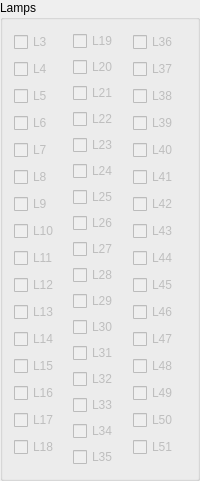
          <widget class="QGroupBox" name="groupBox_20">
           <property name="title">
            <string>Lamps</string>
           </property>
           <layout class="QHBoxLayout" name="horizontalLayout_7">
            <item>
             <layout class="QVBoxLayout" name="verticalLayout">
              <item>
               <widget class="QCheckBox" name="checkBox_lamp_03">
                <property name="enabled">
                 <bool>false</bool>
                </property>
                <property name="text">
                 <string>L3</string>
                </property>
                <property name="checkable">
                 <bool>true</bool>
                </property>
               </widget>
              </item>
              <item>
               <widget class="QCheckBox" name="checkBox_lamp_04">
                <property name="enabled">
                 <bool>false</bool>
                </property>
                <property name="text">
                 <string>L4</string>
                </property>
                <property name="checkable">
                 <bool>true</bool>
                </property>
               </widget>
              </item>
              <item>
               <widget class="QCheckBox" name="checkBox_lamp_05">
                <property name="enabled">
                 <bool>false</bool>
                </property>
                <property name="text">
                 <string>L5</string>
                </property>
                <property name="checkable">
                 <bool>true</bool>
                </property>
               </widget>
              </item>
              <item>
               <widget class="QCheckBox" name="checkBox_lamp_06">
                <property name="enabled">
                 <bool>false</bool>
                </property>
                <property name="text">
                 <string>L6</string>
                </property>
                <property name="checkable">
                 <bool>true</bool>
                </property>
               </widget>
              </item>
              <item>
               <widget class="QCheckBox" name="checkBox_lamp_07">
                <property name="enabled">
                 <bool>false</bool>
                </property>
                <property name="text">
                 <string>L7</string>
                </property>
                <property name="checkable">
                 <bool>true</bool>
                </property>
               </widget>
              </item>
              <item>
               <widget class="QCheckBox" name="checkBox_lamp_08">
                <property name="enabled">
                 <bool>false</bool>
                </property>
                <property name="text">
                 <string>L8</string>
                </property>
                <property name="checkable">
                 <bool>true</bool>
                </property>
               </widget>
              </item>
              <item>
               <widget class="QCheckBox" name="checkBox_lamp_09">
                <property name="enabled">
                 <bool>false</bool>
                </property>
                <property name="text">
                 <string>L9</string>
                </property>
                <property name="checkable">
                 <bool>true</bool>
                </property>
               </widget>
              </item>
              <item>
               <widget class="QCheckBox" name="checkBox_lamp_10">
                <property name="enabled">
                 <bool>false</bool>
                </property>
                <property name="text">
                 <string>L10</string>
                </property>
                <property name="checkable">
                 <bool>true</bool>
                </property>
               </widget>
              </item>
              <item>
               <widget class="QCheckBox" name="checkBox_lamp_11">
                <property name="enabled">
                 <bool>false</bool>
                </property>
                <property name="text">
                 <string>L11</string>
                </property>
                <property name="checkable">
                 <bool>true</bool>
                </property>
               </widget>
              </item>
              <item>
               <widget class="QCheckBox" name="checkBox_lamp_12">
                <property name="enabled">
                 <bool>false</bool>
                </property>
                <property name="text">
                 <string>L12</string>
                </property>
                <property name="checkable">
                 <bool>true</bool>
                </property>
               </widget>
              </item>
              <item>
               <widget class="QCheckBox" name="checkBox_lamp_13">
                <property name="enabled">
                 <bool>false</bool>
                </property>
                <property name="text">
                 <string>L13</string>
                </property>
                <property name="checkable">
                 <bool>true</bool>
                </property>
               </widget>
              </item>
              <item>
               <widget class="QCheckBox" name="checkBox_lamp_14">
                <property name="enabled">
                 <bool>false</bool>
                </property>
                <property name="text">
                 <string>L14</string>
                </property>
                <property name="checkable">
                 <bool>true</bool>
                </property>
               </widget>
              </item>
              <item>
               <widget class="QCheckBox" name="checkBox_lamp_15">
                <property name="enabled">
                 <bool>false</bool>
                </property>
                <property name="text">
                 <string>L15</string>
                </property>
                <property name="checkable">
                 <bool>true</bool>
                </property>
               </widget>
              </item>
              <item>
               <widget class="QCheckBox" name="checkBox_lamp_16">
                <property name="enabled">
                 <bool>false</bool>
                </property>
                <property name="text">
                 <string>L16</string>
                </property>
                <property name="checkable">
                 <bool>true</bool>
                </property>
               </widget>
              </item>
              <item>
               <widget class="QCheckBox" name="checkBox_lamp_17">
                <property name="enabled">
                 <bool>false</bool>
                </property>
                <property name="text">
                 <string>L17</string>
                </property>
                <property name="checkable">
                 <bool>true</bool>
                </property>
               </widget>
              </item>
              <item>
               <widget class="QCheckBox" name="checkBox_lamp_18">
                <property name="enabled">
                 <bool>false</bool>
                </property>
                <property name="text">
                 <string>L18</string>
                </property>
                <property name="checkable">
                 <bool>true</bool>
                </property>
               </widget>
              </item>
             </layout>
            </item>
            <item>
             <layout class="QVBoxLayout" name="verticalLayout_12">
              <item>
               <widget class="QCheckBox" name="checkBox_lamp_19">
                <property name="enabled">
                 <bool>false</bool>
                </property>
                <property name="text">
                 <string>L19</string>
                </property>
                <property name="checkable">
                 <bool>true</bool>
                </property>
               </widget>
              </item>
              <item>
               <widget class="QCheckBox" name="checkBox_lamp_20">
                <property name="enabled">
                 <bool>false</bool>
                </property>
                <property name="text">
                 <string>L20</string>
                </property>
                <property name="checkable">
                 <bool>true</bool>
                </property>
               </widget>
              </item>
              <item>
               <widget class="QCheckBox" name="checkBox_lamp_21">
                <property name="enabled">
                 <bool>false</bool>
                </property>
                <property name="text">
                 <string>L21</string>
                </property>
                <property name="checkable">
                 <bool>true</bool>
                </property>
               </widget>
              </item>
              <item>
               <widget class="QCheckBox" name="checkBox_lamp_22">
                <property name="enabled">
                 <bool>false</bool>
                </property>
                <property name="text">
                 <string>L22</string>
                </property>
                <property name="checkable">
                 <bool>true</bool>
                </property>
               </widget>
              </item>
              <item>
               <widget class="QCheckBox" name="checkBox_lamp_23">
                <property name="enabled">
                 <bool>false</bool>
                </property>
                <property name="text">
                 <string>L23</string>
                </property>
                <property name="checkable">
                 <bool>true</bool>
                </property>
               </widget>
              </item>
              <item>
               <widget class="QCheckBox" name="checkBox_lamp_24">
                <property name="enabled">
                 <bool>false</bool>
                </property>
                <property name="text">
                 <string>L24</string>
                </property>
                <property name="checkable">
                 <bool>true</bool>
                </property>
               </widget>
              </item>
              <item>
               <widget class="QCheckBox" name="checkBox_lamp_25">
                <property name="enabled">
                 <bool>false</bool>
                </property>
                <property name="text">
                 <string>L25</string>
                </property>
                <property name="checkable">
                 <bool>true</bool>
                </property>
               </widget>
              </item>
              <item>
               <widget class="QCheckBox" name="checkBox_lamp_26">
                <property name="enabled">
                 <bool>false</bool>
                </property>
                <property name="text">
                 <string>L26</string>
                </property>
                <property name="checkable">
                 <bool>true</bool>
                </property>
               </widget>
              </item>
              <item>
               <widget class="QCheckBox" name="checkBox_lamp_27">
                <property name="enabled">
                 <bool>false</bool>
                </property>
                <property name="text">
                 <string>L27</string>
                </property>
                <property name="checkable">
                 <bool>true</bool>
                </property>
               </widget>
              </item>
              <item>
               <widget class="QCheckBox" name="checkBox_lamp_28">
                <property name="enabled">
                 <bool>false</bool>
                </property>
                <property name="text">
                 <string>L28</string>
                </property>
                <property name="checkable">
                 <bool>true</bool>
                </property>
               </widget>
              </item>
              <item>
               <widget class="QCheckBox" name="checkBox_lamp_29">
                <property name="enabled">
                 <bool>false</bool>
                </property>
                <property name="text">
                 <string>L29</string>
                </property>
                <property name="checkable">
                 <bool>true</bool>
                </property>
               </widget>
              </item>
              <item>
               <widget class="QCheckBox" name="checkBox_lamp_30">
                <property name="enabled">
                 <bool>false</bool>
                </property>
                <property name="text">
                 <string>L30</string>
                </property>
                <property name="checkable">
                 <bool>true</bool>
                </property>
               </widget>
              </item>
              <item>
               <widget class="QCheckBox" name="checkBox_lamp_31">
                <property name="enabled">
                 <bool>false</bool>
                </property>
                <property name="text">
                 <string>L31</string>
                </property>
                <property name="checkable">
                 <bool>true</bool>
                </property>
               </widget>
              </item>
              <item>
               <widget class="QCheckBox" name="checkBox_lamp_32">
                <property name="enabled">
                 <bool>false</bool>
                </property>
                <property name="text">
                 <string>L32</string>
                </property>
                <property name="checkable">
                 <bool>true</bool>
                </property>
               </widget>
              </item>
              <item>
               <widget class="QCheckBox" name="checkBox_lamp_33">
                <property name="enabled">
                 <bool>false</bool>
                </property>
                <property name="text">
                 <string>L33</string>
                </property>
                <property name="checkable">
                 <bool>true</bool>
                </property>
               </widget>
              </item>
              <item>
               <widget class="QCheckBox" name="checkBox_lamp_34">
                <property name="enabled">
                 <bool>false</bool>
                </property>
                <property name="text">
                 <string>L34</string>
                </property>
                <property name="checkable">
                 <bool>true</bool>
                </property>
               </widget>
              </item>
              <item>
               <widget class="QCheckBox" name="checkBox_lamp_35">
                <property name="enabled">
                 <bool>false</bool>
                </property>
                <property name="text">
                 <string>L35</string>
                </property>
                <property name="checkable">
                 <bool>true</bool>
                </property>
               </widget>
              </item>
             </layout>
            </item>
            <item>
             <layout class="QVBoxLayout" name="verticalLayout_13">
              <item>
               <widget class="QCheckBox" name="checkBox_lamp_36">
                <property name="enabled">
                 <bool>false</bool>
                </property>
                <property name="text">
                 <string>L36</string>
                </property>
                <property name="checkable">
                 <bool>true</bool>
                </property>
               </widget>
              </item>
              <item>
               <widget class="QCheckBox" name="checkBox_lamp_37">
                <property name="enabled">
                 <bool>false</bool>
                </property>
                <property name="text">
                 <string>L37</string>
                </property>
                <property name="checkable">
                 <bool>true</bool>
                </property>
               </widget>
              </item>
              <item>
               <widget class="QCheckBox" name="checkBox_lamp_38">
                <property name="enabled">
                 <bool>false</bool>
                </property>
                <property name="text">
                 <string>L38</string>
                </property>
                <property name="checkable">
                 <bool>true</bool>
                </property>
               </widget>
              </item>
              <item>
               <widget class="QCheckBox" name="checkBox_lamp_39">
                <property name="enabled">
                 <bool>false</bool>
                </property>
                <property name="text">
                 <string>L39</string>
                </property>
                <property name="checkable">
                 <bool>true</bool>
                </property>
               </widget>
              </item>
              <item>
               <widget class="QCheckBox" name="checkBox_lamp_40">
                <property name="enabled">
                 <bool>false</bool>
                </property>
                <property name="text">
                 <string>L40</string>
                </property>
                <property name="checkable">
                 <bool>true</bool>
                </property>
               </widget>
              </item>
              <item>
               <widget class="QCheckBox" name="checkBox_lamp_41">
                <property name="enabled">
                 <bool>false</bool>
                </property>
                <property name="text">
                 <string>L41</string>
                </property>
                <property name="checkable">
                 <bool>true</bool>
                </property>
               </widget>
              </item>
              <item>
               <widget class="QCheckBox" name="checkBox_lamp_42">
                <property name="enabled">
                 <bool>false</bool>
                </property>
                <property name="text">
                 <string>L42</string>
                </property>
                <property name="checkable">
                 <bool>true</bool>
                </property>
               </widget>
              </item>
              <item>
               <widget class="QCheckBox" name="checkBox_lamp_43">
                <property name="enabled">
                 <bool>false</bool>
                </property>
                <property name="text">
                 <string>L43</string>
                </property>
                <property name="checkable">
                 <bool>true</bool>
                </property>
               </widget>
              </item>
              <item>
               <widget class="QCheckBox" name="checkBox_lamp_44">
                <property name="enabled">
                 <bool>false</bool>
                </property>
                <property name="text">
                 <string>L44</string>
                </property>
                <property name="checkable">
                 <bool>true</bool>
                </property>
               </widget>
              </item>
              <item>
               <widget class="QCheckBox" name="checkBox_lamp_45">
                <property name="enabled">
                 <bool>false</bool>
                </property>
                <property name="text">
                 <string>L45</string>
                </property>
                <property name="checkable">
                 <bool>true</bool>
                </property>
               </widget>
              </item>
              <item>
               <widget class="QCheckBox" name="checkBox_lamp_46">
                <property name="enabled">
                 <bool>false</bool>
                </property>
                <property name="text">
                 <string>L46</string>
                </property>
                <property name="checkable">
                 <bool>true</bool>
                </property>
               </widget>
              </item>
              <item>
               <widget class="QCheckBox" name="checkBox_lamp_47">
                <property name="enabled">
                 <bool>false</bool>
                </property>
                <property name="text">
                 <string>L47</string>
                </property>
                <property name="checkable">
                 <bool>true</bool>
                </property>
               </widget>
              </item>
              <item>
               <widget class="QCheckBox" name="checkBox_lamp_48">
                <property name="enabled">
                 <bool>false</bool>
                </property>
                <property name="text">
                 <string>L48</string>
                </property>
                <property name="checkable">
                 <bool>true</bool>
                </property>
               </widget>
              </item>
              <item>
               <widget class="QCheckBox" name="checkBox_lamp_49">
                <property name="enabled">
                 <bool>false</bool>
                </property>
                <property name="text">
                 <string>L49</string>
                </property>
                <property name="checkable">
                 <bool>true</bool>
                </property>
               </widget>
              </item>
              <item>
               <widget class="QCheckBox" name="checkBox_lamp_50">
                <property name="enabled">
                 <bool>false</bool>
                </property>
                <property name="text">
                 <string>L50</string>
                </property>
                <property name="checkable">
                 <bool>true</bool>
                </property>
               </widget>
              </item>
              <item>
               <widget class="QCheckBox" name="checkBox_lamp_51">
                <property name="enabled">
                 <bool>false</bool>
                </property>
                <property name="text">
                 <string>L51</string>
                </property>
                <property name="checkable">
                 <bool>true</bool>
                </property>
               </widget>
              </item>
             </layout>
            </item>
           </layout>
          </widget>
